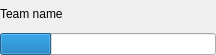
<?xml version="1.0" encoding="UTF-8"?>
<ui version="4.0">
 <class>TeamInfoWidget</class>
 <widget class="QWidget" name="TeamInfoWidget">
  <property name="geometry">
   <rect>
    <x>0</x>
    <y>0</y>
    <width>216</width>
    <height>55</height>
   </rect>
  </property>
  <property name="sizePolicy">
   <sizepolicy hsizetype="Minimum" vsizetype="Minimum">
    <horstretch>0</horstretch>
    <verstretch>0</verstretch>
   </sizepolicy>
  </property>
  <property name="windowTitle">
   <string>Form</string>
  </property>
  <layout class="QGridLayout" name="gridLayout">
   <property name="leftMargin">
    <number>0</number>
   </property>
   <property name="topMargin">
    <number>0</number>
   </property>
   <property name="rightMargin">
    <number>0</number>
   </property>
   <property name="bottomMargin">
    <number>0</number>
   </property>
   <property name="verticalSpacing">
    <number>5</number>
   </property>
   <item row="0" column="0">
    <widget class="QLabel" name="teamName">
     <property name="text">
      <string>Team name</string>
     </property>
    </widget>
   </item>
   <item row="1" column="0">
    <widget class="QProgressBar" name="teamHealth">
     <property name="minimumSize">
      <size>
       <width>0</width>
       <height>0</height>
      </size>
     </property>
     <property name="value">
      <number>24</number>
     </property>
     <property name="textVisible">
      <bool>false</bool>
     </property>
    </widget>
   </item>
  </layout>
 </widget>
 <resources/>
 <connections/>
</ui>
